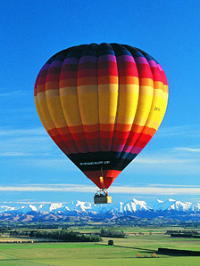
#> input picture Практическая работа №5/image.png, 200 x 266 px
$ python lab5.py
#> lines starting #> are read from the running program, lines starting #| are printed output that depends on the picture
from PIL import Image
from matplotlib import pyplot as plt
from itertools import product
import random

# ------------------------------------------------ОБУЧЕНИЕ БЕЗ УЧИТЕЛЯ--------------------------------------------------
# Если меток классов или значений целевой вещественной переменной нет, есть только признаки, то мы решаем задачу
# обучения без учителя. Как правило, в таких случаях требуется найти структуру в данных, уменьшить размерность,
# восстановить недостающие данные и так далее.
# ----------------------------------------------------------------------------------------------------------------------

# Задача кластеразиции:
# Выявить структуру в имеющихся данных - выполнить кластеризацию, то есть выявление кластеров по некоторому критерию.
# Кластер – некоторое подмножество объектов выборки.

# Недостатки алгоритма k-средних:
# 1. Необходимость выбора числа кластеров.
# 2. Необходимость выбора метрики сходства.

# -------------------------------------------------АЛГОРИТМ К-СРЕДНИХ---------------------------------------------------
# 1. Выбираем нескольких точек в пространстве признаков (в качестве координат указываются значения признаков),
# называемых центроидами (мю (i), i=1;k, k - количество кластеров) кластеров.
# 2. Для каждого объекта из выборки, находим ближайший к нему центроид. После этого шага, каждому центроиду будет
# соответствовать множество объектов, ближайших к этому центроиду (кластер).
# 3. Для каждого кластера находим его центр. Делается это по следующей формуле: мы берем среднее арифм. по каждой
# координате. Вектор, составленный из средних арифм. координат всех объектов кластера - это центр этого кластера.
# 4. Все центроиды переносятся в центры соответствующих кластеров.
# 5. Если оказалось, что центры кластеров совпали с положением центроидов, то завершаем алгоритм. В противном случае
# мы переходим к шагу 2 и так до тех пор, пока условие на 5 шаге не начнет выполняться.
# ----------------------------------------------------------------------------------------------------------------------

# Алгоритм k-средних является жадным: на каждом шаге принимает такое действие, которое оптимально именно для этого шага,
# а не для всего алгоритма. Не факт, что мы придем к оптимальному глобальному решению. Из-за этого возникает несколько
# решений задач. Одни и те же объекты можно по-разному разбить на кластеры, в зависимости от выбора начального положения
# центроида.

# Задачу на одном шаге алгоритма k-средних можно представить, как задачу оптимизации. Вводится некоторая функция,
# которая зависит от положения всех центроидов. Мы пытаемся минимизировать эту целевую функцию по координатам всех
# центроидов. Двумя палочками в формуле обозначается подобие расстояния, некая метрика сходства.
# Центр кластера - это оптимальное положение центроида.

# Постановка задачи через оптимизацию позволяет нам сравнивать различные разбиения. Наименьшее значение целевой функции
# соответствует лучшему решению.

# Для выбора положения центроидов часто случайно выбирают K объектов выборки и ставят на их места центроиды. К объектов
# выбирают без повторений. На место K различных объектов ставим центроиды. Все объекты находятся в признаковом
# пространстве, там же находятся центроиды. Нам нужно понимать, как локализованы объекты в этом пространстве признаков.
# В положения объектов мы ставим центроиды. Это гарантирует нам, что центроиды окажутся там же, где и объекты.
# Таким образом, если в данных нет повторов, мы гарантируем наличие центроидов в одной точке.
# Случайность позволяет запустить алгоритм несколько раз и выбрать лучший (применить случайный поиск).

# Выбор количества кластеров часто обусловлен содержанием задачи.
# Например, если мы знаем, что собирались данные о двух группах разных людей, то разумно будет попробовать разделить
# данные на два кластера.
# Если априорные предположения сделать сложно, то пользуются “методом сломанной трости” (локтя): строят график кривой.
# Берут целевую функцию, выбирают несколько кластеров и ставят им значения полученной целевой функции и отмечают его на
# графике. Чем больше кластеров, тем меньше значение расстояния до них. Точка, где происходит перелом, выбирается за
# количество кластеров.

# Кроме количества кластеров требует выбора также метрика сходства между объектами. Нужно определить, каким образом мы
# будем считать один объект похожим на другой. При этом мы говорим, что будем искать ближайший к объектам центроид.
# Нужно понять, что имеется в виду под "ближайший объект".
# Этот выбор также часто диктуется условием задачи, но часто используют евклидову метрику.
# Также важна нормировка признаков, чтобы признаки с большим масштабом не вносили больший вес.
# В некоторых случаях после нормировки признаков, некоторые из них можно умножить на положительную константу, чтобы
# увеличить вес, если это необходимо.

# В данной части лабораторной работе предлагается кластеризовать данные с помощью алгоритма k-средних.
# В качестве данных предлагается картинка в формате RGB. Необходимо кластеризовать пиксели по цветам, усреднить цвет в
# полученных кластерах и снизить в итоге количество цветов, используемых для отображения картинки.

# Сколько хотим цветов - столько и будет кластеров.

# Для выполнения данной работы необходимо заполнить код в следующих функциях:
# 1. init_centroids - расчет начальных положений центроидов
# 2. find_closest_centroid - нахождение ближайшего центроида к какой-то конкретной точке
# 3. compute_cluster_center - расчет центра кластера
# 4. kmeans - реализация алгоритма k-средних


def init_centroids(data, k):

    # Функция для расчета начальных положений центроидов. Случайным образом расположить центроиды в пространстве
    # признаков.
    # Принимает data - список кортежей - точек в пространстве признаков (каждый кортеж содержит в себе 3 элемента,
    # соотвествующих RGB-координатам цвета какого-то конркетного пикселя),
    # k - желаемое число кластеров (и центроидов, соответственно).
    # Должна вернуть список начальных положений центроидов. Предлагается выбрать случайно k объектов из data и
    # поставить в их положения центроиды. Предлагается использовать random.shuffle(). Выбрать k объектов без повторений.

    result = list()  # список положений (кортежей) центроидов, нужно заполнить.
    random.shuffle(data)

    for i in range(1, k + 1):
        result.append(data[i])

    return result


def find_closest_centroid(value, centroids):

    # Функция для нахождения ближайшего центроида к заданной точке в пространстве признаков.
    # Принимает value - точка (кортеж из 3 элементов - RGB-компоненты) в пространстве признаков, centroids - список
    # кортежей положений центроидов.
    # Должна вернуть индекс ближайшего центроида в списке centroids. Ближайший ищем, используем евклидову метрику (сумма
    # квадратов под корнем).

    euclidean_metric = []

    for i in range(len(centroids)):
        distance = 0
        for j in range(len(value)):
            distance += (centroids[i][j] - value[j]) ** 2
        euclidean_metric.append(distance ** 0.5)

    closest_index = euclidean_metric.index(min(euclidean_metric))  # индекс ближайшего центроида из списка центроидов

    return closest_index


def compute_cluster_center(cluster_data):

    # Функция для расчета центра кластера. Находим среднее по всем координатам точек в кластере (по 1/2/3-ой координате
    # среднее арифметическое - это и будут координаты центра).
    # Принимает на вход cluster_data - список кортежей точек в
    # пространстве признаков, соответствующих данным из выборки.
    # Должна вернуть кортеж - центр кластера.

    result = [] # центр кластера в виде списка, его нужно заполнить

    for i in range(len(cluster_data[0])):
        sum_of_coordinate = 0
        for j in range(len(cluster_data)):
            sum_of_coordinate += cluster_data[j][i]
        result.append(sum_of_coordinate / len(cluster_data))

    return tuple(round(r) for r in result)


def kmeans(data, k):

    # Функция, реализующая алгоритм k-средних.
    # Принимает на вход data - список положений (кортежей) точек в пространстве признаков (по сути, данные),
    # k - число желаемых кластеров в итоге.
    # Должна вернуть список кластеров (списков) положений (кортежей), содержащих все точки, принадлежащие всем
    # кластерам, и список положений (кортежей) центроидов соответствующих кластеров.

    centroids = init_centroids(data, k)  # список положений центроидов, его нужно посчитать
    while True:

        clusters = [list() for _ in centroids]  # список списков положений точек для всех центроидов (пока пустой)
        for value in data:
            cent_index = find_closest_centroid(value, centroids)
            clusters[cent_index].append(value)

        # Мы заполнили кластеры нужными значениями.
        # Необходимо написать код, который будет вычислять центры кластеров (фукнцию вы уже реализовали),
        # затем переносить соответствующие центроиды в эти центры. Выход из цикла должен происходить тогда, когда новый
        # расчет центра совпал с текущим положением центроида для всех центроидов.

        flag = 0

        for i in range(len(clusters)):
            center = compute_cluster_center(clusters[i])
            if centroids[i] == center:
                flag += 1
            else:
                centroids[i] = center

        if flag == len(clusters):
            break

    return clusters, centroids


model_centers = [(0, 0), (70, 10), (30, 40)]
model_data = [(random.gauss(c[0], 7), random.gauss(c[1], 7)) for c in model_centers for _ in range(100)]

plt.scatter(*[list(map(lambda x: x[i], model_data)) for i in range(2)], marker='o')
plt.show()
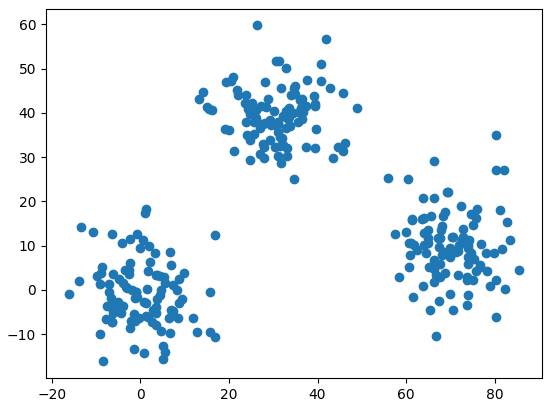
#> figure drawn by matplotlib, 1 panel

model_clusts, model_centrs = kmeans(model_data, 3)
print(f'Положения центроидов для модельного случая (должны быть близки к {model_centers} с точностью до порядка): '
      f'{model_centrs}')

for i in range(len(model_clusts)):
    plt.scatter(*[list(map(lambda x: x[j], model_clusts[i])) for j in range(2)],
                marker='o',
                c=('r', 'g', 'b')[i])
plt.scatter(*[list(map(lambda x: x[j], model_centrs)) for j in range(2)],
            marker='x',
            c='black', s=[100] * len(model_clusts))
plt.show()
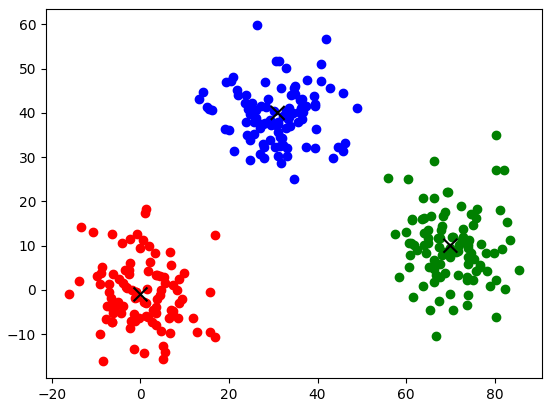
#> figure drawn by matplotlib, 1 panel

print()
print('Загруза картинки из файла "image.png".')
image = Image.open('image.png')
#> image is the input picture: PIL image 200x266 RGBA; mean R, G, B, A 87.8, 130.6, 156.2, 255
image_pixels = image.load()
data = [image_pixels[x, y] for x, y in product(range(image.size[0]), range(image.size[1]))]
#> data = 53200 items

# количество цветов, которе остается на результирующей картинке (можно поварьировать,
# но от него сильно зависит время выполнения)
clusters_num = 32

print()
print('Запуск алгоритма k-средних (может занять время..)')
clusts, centrs = kmeans(data, clusters_num)
#> after the loop in kmeans, `while True:`: centroids = 32 items, first 6: (145, 201, 231, 255), (221, 168, 47, 255), (99, 192, 238, 255), (18, 29, 35, 255), (74, 177, 241, 255), (16, 108, 206, 255)
#> (the run stopped early here; a loop or call above may not have finished)
